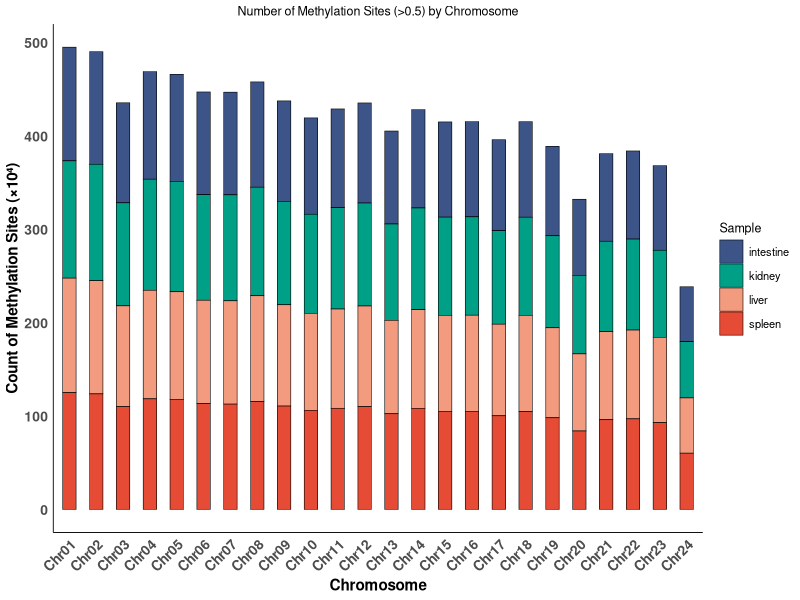

The R source for this figure:
#!/usr/bin/env Rscript

# 加载必要的包
library(ggplot2)
library(reshape2)

# 读取数据
data <- read.csv("methylation_count_by_chromosome_averaged.csv", row.names = 1)

# 转置数据，使染色体为行，样本为列
data_t <- as.data.frame(t(data))

# 添加染色体列
data_t$Chromosome <- rownames(data_t)

# 提取染色体编号并排序
data_t$ChrNum <- as.numeric(gsub("Chr", "", data_t$Chromosome))
data_t <- data_t[order(data_t$ChrNum), ]

# 将数据转换为长格式，用于ggplot2
melted_data <- melt(data_t, id.vars = c("Chromosome", "ChrNum"), 
                    variable.name = "Sample", value.name = "Count")

# 创建折线图
# 创建折线图
# p <- ggplot(melted_data, aes(x = Chromosome, y = Count, group = Sample, color = Sample)) +
#   geom_line(size = 1) +
#   geom_point(size = 2) +
#   labs(title = "Number of Methylation Sites (>0.5) by Chromosome",
#        x = "Chromosome",
#        y = "Count of Methylation Sites",
#        color = "Sample") +
#   theme_minimal() +
#   theme(
#     # 移除背景网格线
#     panel.grid = element_blank(),
#     # 添加左边和下边的坐标轴
#     axis.line = element_line(color = "black", linewidth = 0.5),
#     # 移除顶部和右侧边框
#     axis.line.x.top = element_blank(),
#     axis.line.y.right = element_blank(),
#     axis.text.x = element_text(angle = 45, hjust = 1),
#     legend.position = "right",
#     plot.title = element_text(hjust = 0.5, size = 14),
#     axis.title = element_text(size = 12),
#     legend.title = element_text(size = 12)
#   )

# # 创建柱状图（dodge）
# p <- ggplot(melted_data, aes(x = Chromosome, y = Count, fill = Sample)) +
#   geom_col(position = position_dodge(width = 0.7), width = 0.5) +
#   labs(title = "Number of Methylation Sites (>0.5) by Chromosome",
#        x = "Chromosome",
#        y = "Count of Methylation Sites",
#        fill = "Sample") +
#   theme_minimal() +
#   scale_fill_brewer(palette = "Set1") +  # 使用Set1配色方案，颜色区分度更强
#   theme(
#     # 移除背景网格线
#     panel.grid = element_blank(),
#     # 添加左边和下边的坐标轴
#     axis.line = element_line(color = "black", linewidth = 0.5),
#     # 移除顶部和右侧边框
#     axis.line.x.top = element_blank(),
#     axis.line.y.right = element_blank(),
#     axis.text.x = element_text(angle = 45, hjust = 1),
#     legend.position = "right",
#     plot.title = element_text(hjust = 0.5, size = 14),
#     axis.title = element_text(size = 12),
#     legend.title = element_text(size = 12)
#   )
# 创建柱状图（stack）
# 创建柱状图
#scale_fill_manual(values = c("#3C5488", "#00A087", "#F39B7F", "#E64B35"))



# 创建柱状图
# 创建柱状图
p <- ggplot(melted_data, aes(x = Chromosome, y = Count, fill = Sample)) +
  geom_col(position = "stack", width = 0.5, color = "black", size = 0.2) +  # 添加黑色边框，边框宽度为0.2
  labs(title = "Number of Methylation Sites (>0.5) by Chromosome",
       x = "Chromosome",
       y = "Count of Methylation Sites (×10⁴)",  # 添加纵坐标单位
       fill = "Sample") +
  theme_minimal(base_size = 8) +  # 设置基础字体大小为8，使整体变小
  scale_fill_manual(values = c("#3C5488", "#00A087", "#F39B7F", "#E64B35")) +
  scale_y_continuous(labels = function(x) x/10000) +  # 将纵坐标数值除以10000
  theme(
    # 移除背景网格线
    panel.grid = element_blank(),
    # 添加左边和下边的坐标轴
    axis.line = element_line(color = "black", linewidth = 0.3),
    # 移除顶部和右侧边框
    axis.line.x.top = element_blank(),
    axis.line.y.right = element_blank(),
    axis.text.x = element_text(angle = 45, hjust = 1, size = 10, face = "bold"),  # x轴文字变大变粗
    axis.text.y = element_text(size = 10, face = "bold"),  # y轴文字变大变粗
    axis.title.x = element_text(size = 11, face = "bold"),  # x轴标题变大变粗
    axis.title.y = element_text(size = 11, face = "bold"),  # y轴标题变大变粗
    legend.position = "right",
    plot.title = element_text(hjust = 0.5, size = 9),
    legend.title = element_text(size = 9),
    legend.text = element_text(size = 8)
  )



# 保存为PDF
ggsave("methylation_stats_bar.pdf", plot = p, width = 12, height = 6, device = "pdf")

print("折线图已保存到 methylation_stats_bar.pdf")
